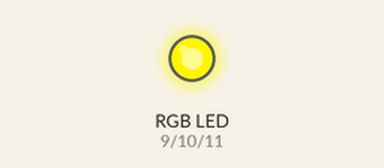
Bench run of a sketch on a simulated Arduino Uno, built with avr-gcc and run on an emulated ATmega328P. Parts: an RGB LED mixed from three pins (HIGH = lit).

Above: at 0.15 s.
At 1.95 s:
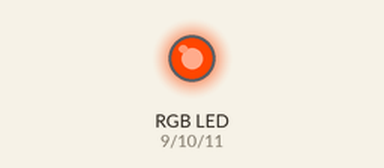
At 4.05 s:
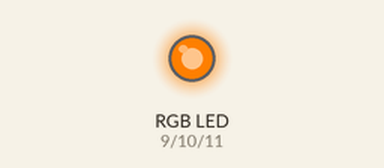
At 5.26 s:
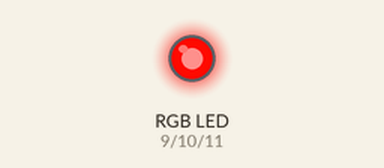
At 6.16 s:
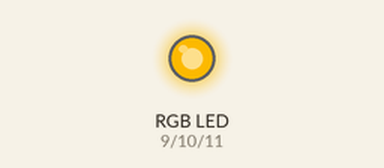
At 7.96 s:
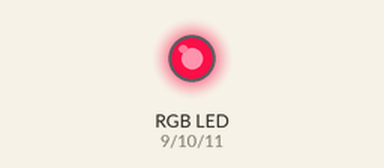
Timing chart, 0 to 7.8 s (numbered marks = the images above):
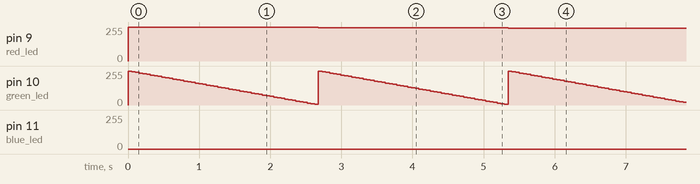

Measured:
- by itself, pin 9 (red_led): 0/255 → 255/255 at 0.00 s, → 250/255 2.7 s later, → 245/255 2.7 s later
- by itself, pin 10 (green_led): ramps from 255/255 to 5/255 and jumps back, once every 2.7 s

The sketch:

BlinkRGB.ino
```cpp
int red_led = 9;
int green_led = 10;
int blue_led = 11;

int delay_time = 1;
int step = 5;

// the setup function runs once when you press reset or power the board
void setup() {
  pinMode(red_led, OUTPUT);
  pinMode(green_led, OUTPUT);
  pinMode(blue_led, OUTPUT);
}

// the loop function runs over and over again forever
void loop() {

  for(int r=0; r<255; r+=step){
    for(int g=0; g<255; g+=step){
      for(int b=0; b<255; b+=step){

        analogWrite(red_led,255- r);
        analogWrite(green_led, 255- g);
        analogWrite(blue_led,255-  b);
        delay(delay_time);
      }
    }
  }
}
```
